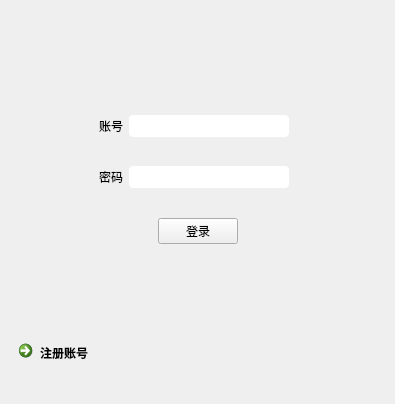
<?xml version="1.0" encoding="UTF-8"?>
<ui version="4.0">
 <class>Log</class>
 <widget class="QWidget" name="Log">
  <property name="geometry">
   <rect>
    <x>0</x>
    <y>0</y>
    <width>395</width>
    <height>404</height>
   </rect>
  </property>
  <property name="windowTitle">
   <string>Form</string>
  </property>
  <property name="styleSheet">
   <string notr="true">background-image: url(:/log/Icon/logbackgroud1.jpg);
</string>
  </property>
  <layout class="QVBoxLayout" name="verticalLayout">
   <item>
    <spacer name="verticalSpacer_4">
     <property name="orientation">
      <enum>Qt::Vertical</enum>
     </property>
     <property name="sizeHint" stdset="0">
      <size>
       <width>20</width>
       <height>120</height>
      </size>
     </property>
    </spacer>
   </item>
   <item>
    <layout class="QHBoxLayout" name="accountLayout">
     <item>
      <spacer name="horizontalSpacer">
       <property name="orientation">
        <enum>Qt::Horizontal</enum>
       </property>
       <property name="sizeHint" stdset="0">
        <size>
         <width>5</width>
         <height>10</height>
        </size>
       </property>
      </spacer>
     </item>
     <item>
      <widget class="QLabel" name="accountLabel">
       <property name="styleSheet">
        <string notr="true">background: transparent; 
font: 10pt &quot;黑体&quot;;</string>
       </property>
       <property name="text">
        <string>账号</string>
       </property>
      </widget>
     </item>
     <item>
      <widget class="QLineEdit" name="account">
       <property name="minimumSize">
        <size>
         <width>160</width>
         <height>22</height>
        </size>
       </property>
       <property name="styleSheet">
        <string notr="true">background-image: url(:/log/Icon/nobackground.jpg);
border-radius:4px;
</string>
       </property>
      </widget>
     </item>
     <item>
      <spacer name="horizontalSpacer_2">
       <property name="orientation">
        <enum>Qt::Horizontal</enum>
       </property>
       <property name="sizeHint" stdset="0">
        <size>
         <width>95</width>
         <height>10</height>
        </size>
       </property>
      </spacer>
     </item>
    </layout>
   </item>
   <item>
    <spacer name="verticalSpacer">
     <property name="orientation">
      <enum>Qt::Vertical</enum>
     </property>
     <property name="sizeHint" stdset="0">
      <size>
       <width>20</width>
       <height>40</height>
      </size>
     </property>
    </spacer>
   </item>
   <item>
    <layout class="QHBoxLayout" name="passwordLayout">
     <item>
      <spacer name="horizontalSpacer_3">
       <property name="orientation">
        <enum>Qt::Horizontal</enum>
       </property>
       <property name="sizeHint" stdset="0">
        <size>
         <width>5</width>
         <height>10</height>
        </size>
       </property>
      </spacer>
     </item>
     <item>
      <widget class="QLabel" name="passwordLabel">
       <property name="styleSheet">
        <string notr="true">background: transparent; 
font: 10pt &quot;黑体&quot;;</string>
       </property>
       <property name="text">
        <string>密码</string>
       </property>
      </widget>
     </item>
     <item>
      <widget class="QLineEdit" name="password">
       <property name="minimumSize">
        <size>
         <width>160</width>
         <height>22</height>
        </size>
       </property>
       <property name="sizeIncrement">
        <size>
         <width>10</width>
         <height>10</height>
        </size>
       </property>
       <property name="styleSheet">
        <string notr="true">background-color: rgb(255, 255, 255);
background-image: url(:/log/Icon/nobackground.jpg);
border-radius:4px;</string>
       </property>
      </widget>
     </item>
     <item>
      <spacer name="horizontalSpacer_4">
       <property name="orientation">
        <enum>Qt::Horizontal</enum>
       </property>
       <property name="sizeHint" stdset="0">
        <size>
         <width>95</width>
         <height>10</height>
        </size>
       </property>
      </spacer>
     </item>
    </layout>
   </item>
   <item>
    <spacer name="verticalSpacer_2">
     <property name="orientation">
      <enum>Qt::Vertical</enum>
     </property>
     <property name="sizeHint" stdset="0">
      <size>
       <width>20</width>
       <height>40</height>
      </size>
     </property>
    </spacer>
   </item>
   <item>
    <layout class="QHBoxLayout" name="horizontalLayout">
     <item>
      <spacer name="horizontalSpacer_5">
       <property name="orientation">
        <enum>Qt::Horizontal</enum>
       </property>
       <property name="sizeHint" stdset="0">
        <size>
         <width>40</width>
         <height>20</height>
        </size>
       </property>
      </spacer>
     </item>
     <item>
      <widget class="QPushButton" name="login">
       <property name="styleSheet">
        <string notr="true">font: 10pt &quot;黑体&quot;;</string>
       </property>
       <property name="text">
        <string>登录</string>
       </property>
       <property name="iconSize">
        <size>
         <width>20</width>
         <height>50</height>
        </size>
       </property>
       <property name="autoRepeat">
        <bool>false</bool>
       </property>
       <property name="autoExclusive">
        <bool>false</bool>
       </property>
      </widget>
     </item>
     <item>
      <spacer name="horizontalSpacer_6">
       <property name="orientation">
        <enum>Qt::Horizontal</enum>
       </property>
       <property name="sizeHint" stdset="0">
        <size>
         <width>40</width>
         <height>20</height>
        </size>
       </property>
      </spacer>
     </item>
    </layout>
   </item>
   <item>
    <spacer name="verticalSpacer_3">
     <property name="orientation">
      <enum>Qt::Vertical</enum>
     </property>
     <property name="sizeHint" stdset="0">
      <size>
       <width>20</width>
       <height>100</height>
      </size>
     </property>
    </spacer>
   </item>
   <item>
    <widget class="QCommandLinkButton" name="toLogon">
     <property name="styleSheet">
      <string notr="true">background: transparent; 
font: 10pt &quot;黑体&quot;;</string>
     </property>
     <property name="text">
      <string>注册账号</string>
     </property>
    </widget>
   </item>
   <item>
    <spacer name="verticalSpacer_5">
     <property name="orientation">
      <enum>Qt::Vertical</enum>
     </property>
     <property name="sizeHint" stdset="0">
      <size>
       <width>20</width>
       <height>40</height>
      </size>
     </property>
    </spacer>
   </item>
  </layout>
 </widget>
 <resources/>
 <connections/>
</ui>
